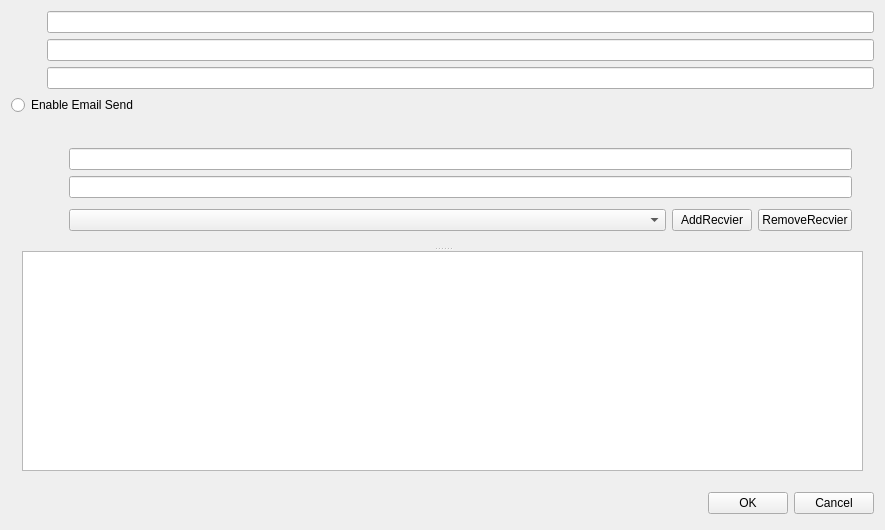
<?xml version="1.0" encoding="UTF-8"?>
<ui version="4.0">
 <class>Configure</class>
 <widget class="QWidget" name="Configure">
  <property name="geometry">
   <rect>
    <x>0</x>
    <y>0</y>
    <width>885</width>
    <height>530</height>
   </rect>
  </property>
  <property name="windowTitle">
   <string>Configure</string>
  </property>
  <layout class="QGridLayout" name="gridLayout_2">
   <item row="0" column="0">
    <layout class="QVBoxLayout" name="verticalLayout_7" stretch="9,1">
     <item>
      <layout class="QVBoxLayout" name="verticalLayout_6">
       <item>
        <layout class="QVBoxLayout" name="verticalLayout_4">
         <item>
          <layout class="QHBoxLayout" name="horizontalLayout">
           <item>
            <layout class="QVBoxLayout" name="verticalLayout_2">
             <item>
              <widget class="QLabel" name="Lable_username">
               <property name="minimumSize">
                <size>
                 <width>30</width>
                 <height>0</height>
                </size>
               </property>
               <property name="styleSheet">
                <string notr="true">image: url(:/DeliveryRecord/Resources/user-name.png);</string>
               </property>
               <property name="text">
                <string/>
               </property>
              </widget>
             </item>
             <item>
              <widget class="QLabel" name="Lable_password">
               <property name="minimumSize">
                <size>
                 <width>30</width>
                 <height>0</height>
                </size>
               </property>
               <property name="styleSheet">
                <string notr="true">image: url(:/DeliveryRecord/Resources/password normal.png);</string>
               </property>
               <property name="text">
                <string/>
               </property>
              </widget>
             </item>
             <item>
              <widget class="QLabel" name="Lable_editsection">
               <property name="minimumSize">
                <size>
                 <width>30</width>
                 <height>0</height>
                </size>
               </property>
               <property name="styleSheet">
                <string notr="true">image: url(:/DeliveryRecord/Resources/section.png);</string>
               </property>
               <property name="text">
                <string/>
               </property>
              </widget>
             </item>
            </layout>
           </item>
           <item>
            <layout class="QVBoxLayout" name="verticalLayout_3">
             <item>
              <widget class="QLineEdit" name="lineEdit_username"/>
             </item>
             <item>
              <widget class="QLineEdit" name="lineEdit_password"/>
             </item>
             <item>
              <widget class="QLineEdit" name="lineEdit_editsection"/>
             </item>
            </layout>
           </item>
          </layout>
         </item>
         <item>
          <widget class="QRadioButton" name="radioButton_enableSendEmail">
           <property name="text">
            <string>Enable Email Send</string>
           </property>
           <property name="icon">
            <iconset resource="deliveryrecord.qrc">
             <normaloff>:/DeliveryRecord/Resources/email_send.png</normaloff>:/DeliveryRecord/Resources/email_send.png</iconset>
           </property>
           <property name="checkable">
            <bool>true</bool>
           </property>
           <property name="checked">
            <bool>false</bool>
           </property>
          </widget>
         </item>
        </layout>
       </item>
       <item>
        <widget class="QWidget" name="widget_email" native="true">
         <layout class="QGridLayout" name="gridLayout">
          <item row="0" column="0">
           <widget class="QSplitter" name="splitter">
            <property name="orientation">
             <enum>Qt::Vertical</enum>
            </property>
            <widget class="QWidget" name="">
             <layout class="QHBoxLayout" name="horizontalLayout_2">
              <item>
               <layout class="QVBoxLayout" name="verticalLayout">
                <item>
                 <widget class="QLabel" name="Lable_email_sender">
                  <property name="minimumSize">
                   <size>
                    <width>30</width>
                    <height>0</height>
                   </size>
                  </property>
                  <property name="styleSheet">
                   <string notr="true">image: url(:/DeliveryRecord/Resources/email_account_suser.png);</string>
                  </property>
                  <property name="text">
                   <string/>
                  </property>
                 </widget>
                </item>
                <item>
                 <widget class="QLabel" name="Lable_editsection_DelieveryComments">
                  <property name="minimumSize">
                   <size>
                    <width>30</width>
                    <height>0</height>
                   </size>
                  </property>
                  <property name="autoFillBackground">
                   <bool>true</bool>
                  </property>
                  <property name="styleSheet">
                   <string notr="true">image: url(:/DeliveryRecord/Resources/Subject one.png);</string>
                  </property>
                  <property name="text">
                   <string/>
                  </property>
                 </widget>
                </item>
                <item>
                 <widget class="QLabel" name="Lable_editsection_EmailRecviers">
                  <property name="sizePolicy">
                   <sizepolicy hsizetype="Minimum" vsizetype="Preferred">
                    <horstretch>0</horstretch>
                    <verstretch>0</verstretch>
                   </sizepolicy>
                  </property>
                  <property name="minimumSize">
                   <size>
                    <width>30</width>
                    <height>0</height>
                   </size>
                  </property>
                  <property name="styleSheet">
                   <string notr="true">image: url(:/DeliveryRecord/Resources/Email Connect.png);</string>
                  </property>
                  <property name="text">
                   <string/>
                  </property>
                 </widget>
                </item>
               </layout>
              </item>
              <item>
               <layout class="QVBoxLayout" name="verticalLayout_8" stretch="6,3">
                <item>
                 <layout class="QVBoxLayout" name="verticalLayout_5">
                  <item>
                   <widget class="QLineEdit" name="lineEdit_emailsender"/>
                  </item>
                  <item>
                   <widget class="QLineEdit" name="lineEdit_emailcomments"/>
                  </item>
                 </layout>
                </item>
                <item>
                 <layout class="QHBoxLayout" name="horizontalLayout_5" stretch="8,1,1">
                  <item>
                   <widget class="QComboBox" name="comboBox_emailrecviers">
                    <property name="sizePolicy">
                     <sizepolicy hsizetype="Preferred" vsizetype="Fixed">
                      <horstretch>0</horstretch>
                      <verstretch>0</verstretch>
                     </sizepolicy>
                    </property>
                   </widget>
                  </item>
                  <item>
                   <widget class="QPushButton" name="pushButton_addEmailRecvier">
                    <property name="sizePolicy">
                     <sizepolicy hsizetype="Preferred" vsizetype="Fixed">
                      <horstretch>0</horstretch>
                      <verstretch>0</verstretch>
                     </sizepolicy>
                    </property>
                    <property name="styleSheet">
                     <string notr="true"/>
                    </property>
                    <property name="text">
                     <string>AddRecvier</string>
                    </property>
                    <property name="icon">
                     <iconset resource="deliveryrecord.qrc">
                      <normaloff>:/DeliveryRecord/Resources/add.png</normaloff>:/DeliveryRecord/Resources/add.png</iconset>
                    </property>
                   </widget>
                  </item>
                  <item>
                   <widget class="QPushButton" name="pushButton_removeEmailRecvier">
                    <property name="sizePolicy">
                     <sizepolicy hsizetype="Preferred" vsizetype="Fixed">
                      <horstretch>0</horstretch>
                      <verstretch>0</verstretch>
                     </sizepolicy>
                    </property>
                    <property name="styleSheet">
                     <string notr="true"/>
                    </property>
                    <property name="text">
                     <string>RemoveRecvier</string>
                    </property>
                    <property name="icon">
                     <iconset resource="deliveryrecord.qrc">
                      <normaloff>:/DeliveryRecord/Resources/remove.png</normaloff>:/DeliveryRecord/Resources/remove.png</iconset>
                    </property>
                   </widget>
                  </item>
                 </layout>
                </item>
               </layout>
              </item>
             </layout>
            </widget>
            <widget class="QTableWidget" name="tableWidget_emailcontents"/>
           </widget>
          </item>
         </layout>
        </widget>
       </item>
      </layout>
     </item>
     <item>
      <layout class="QHBoxLayout" name="horizontalLayout_3">
       <item>
        <spacer name="spacer">
         <property name="orientation">
          <enum>Qt::Horizontal</enum>
         </property>
         <property name="sizeHint" stdset="0">
          <size>
           <width>131</width>
           <height>31</height>
          </size>
         </property>
        </spacer>
       </item>
       <item>
        <widget class="QPushButton" name="okButton">
         <property name="text">
          <string>OK</string>
         </property>
        </widget>
       </item>
       <item>
        <widget class="QPushButton" name="cancelButton">
         <property name="text">
          <string>Cancel</string>
         </property>
        </widget>
       </item>
      </layout>
     </item>
    </layout>
   </item>
  </layout>
 </widget>
 <layoutdefault spacing="6" margin="11"/>
 <resources>
  <include location="deliveryrecord.qrc"/>
 </resources>
 <connections/>
</ui>
